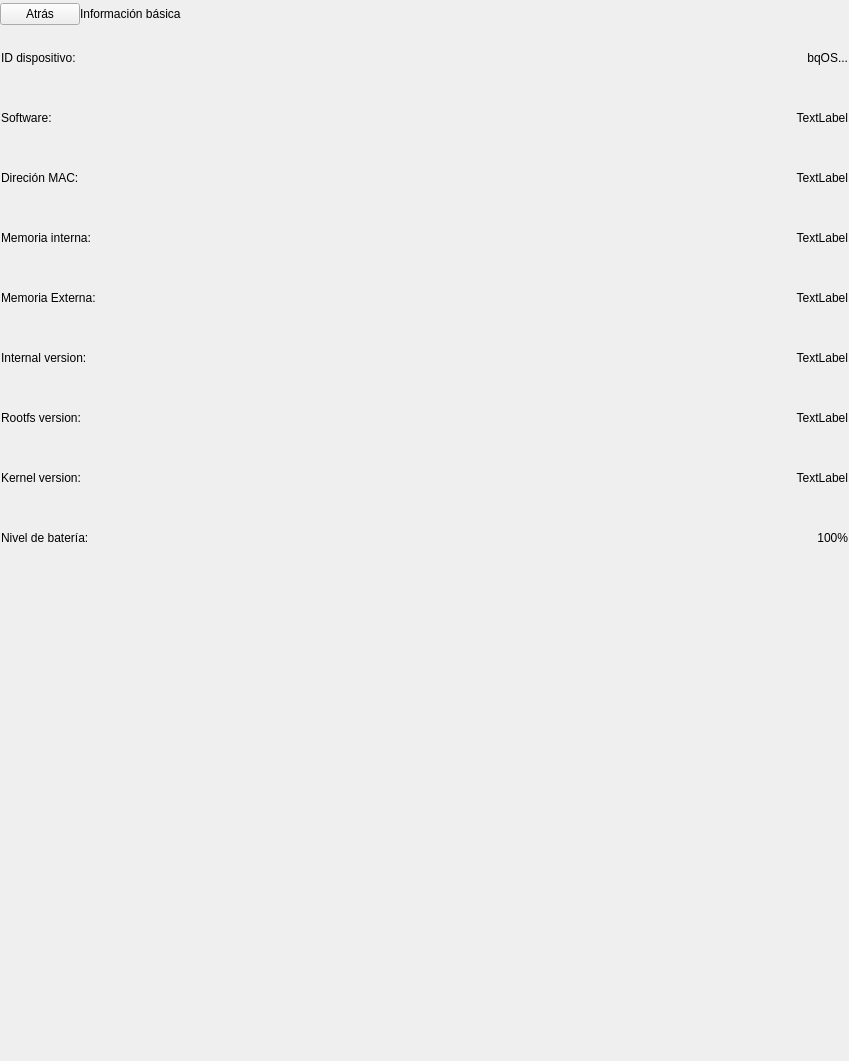
<?xml version="1.0" encoding="UTF-8"?>
<ui version="4.0">
 <class>SettingsTechnicalInfo</class>
 <widget class="QWidget" name="SettingsTechnicalInfo">
  <property name="geometry">
   <rect>
    <x>0</x>
    <y>0</y>
    <width>849</width>
    <height>1061</height>
   </rect>
  </property>
  <property name="sizePolicy">
   <sizepolicy hsizetype="Expanding" vsizetype="Expanding">
    <horstretch>0</horstretch>
    <verstretch>0</verstretch>
   </sizepolicy>
  </property>
  <property name="minimumSize">
   <size>
    <width>0</width>
    <height>0</height>
   </size>
  </property>
  <property name="maximumSize">
   <size>
    <width>849</width>
    <height>1061</height>
   </size>
  </property>
  <property name="windowTitle">
   <string>Form</string>
  </property>
  <property name="styleSheet">
   <string notr="true" />
  </property>
  <layout class="QVBoxLayout" name="verticalLayout">
   <property name="spacing">
    <number>0</number>
   </property>
   <property name="margin">
    <number>0</number>
   </property>
   <item>
    <widget class="QWidget" name="settingsSectionHeader" native="true">
     <layout class="QHBoxLayout" name="horizontalLayout_8">
      <property name="spacing">
       <number>0</number>
      </property>
      <property name="margin">
       <number>0</number>
      </property>
      <item>
       <widget class="SilentQPushButton" name="backBtn">
        <property name="focusPolicy">
         <enum>Qt::NoFocus</enum>
        </property>
        <property name="text">
         <string>Atr&#225;s</string>
        </property>
       </widget>
      </item>
      <item>
       <widget class="QLabel" name="sectionTitleLbl">
        <property name="minimumSize">
         <size>
          <width>0</width>
          <height>0</height>
         </size>
        </property>
        <property name="maximumSize">
         <size>
          <width>16777215</width>
          <height>14142</height>
         </size>
        </property>
        <property name="text">
         <string>Informaci&#243;n b&#225;sica</string>
        </property>
       </widget>
      </item>
      <item>
       <spacer name="horizontalSpacer">
        <property name="orientation">
         <enum>Qt::Horizontal</enum>
        </property>
        <property name="sizeHint" stdset="0">
         <size>
          <width>57</width>
          <height>28</height>
         </size>
        </property>
       </spacer>
      </item>
     </layout>
    </widget>
   </item>
   <item>
    <widget class="QFrame" name="settingsMarginTop">
     <property name="frameShape">
      <enum>QFrame::StyledPanel</enum>
     </property>
     <property name="frameShadow">
      <enum>QFrame::Raised</enum>
     </property>
    </widget>
   </item>
   <item>
    <widget class="QWidget" name="settingsMenuListCont" native="true">
     <property name="sizePolicy">
      <sizepolicy hsizetype="Minimum" vsizetype="Expanding">
       <horstretch>0</horstretch>
       <verstretch>0</verstretch>
      </sizepolicy>
     </property>
     <property name="styleSheet">
      <string notr="true" />
     </property>
     <layout class="QVBoxLayout" name="verticalLayout_3">
      <property name="spacing">
       <number>0</number>
      </property>
      <property name="leftMargin">
       <number>1</number>
      </property>
      <property name="topMargin">
       <number>0</number>
      </property>
      <property name="rightMargin">
       <number>1</number>
      </property>
      <property name="bottomMargin">
       <number>1</number>
      </property>
      <item>
       <widget class="QWidget" name="widget" native="true">
        <layout class="QHBoxLayout" name="horizontalLayout_9">
         <property name="spacing">
          <number>0</number>
         </property>
         <property name="margin">
          <number>0</number>
         </property>
         <item>
          <widget class="QLabel" name="idDeviceLbl">
           <property name="minimumSize">
            <size>
             <width>228</width>
             <height>60</height>
            </size>
           </property>
           <property name="maximumSize">
            <size>
             <width>322</width>
             <height>85</height>
            </size>
           </property>
           <property name="text">
            <string>ID dispositivo:</string>
           </property>
           <property name="alignment">
            <set>Qt::AlignLeading|Qt::AlignLeft|Qt::AlignVCenter</set>
           </property>
          </widget>
         </item>
         <item>
          <widget class="QLabel" name="idDeviceValLbl">
           <property name="minimumSize">
            <size>
             <width>250</width>
             <height>60</height>
            </size>
           </property>
           <property name="maximumSize">
            <size>
             <width>14142</width>
             <height>85</height>
            </size>
           </property>
           <property name="text">
            <string>bqOS...</string>
           </property>
           <property name="alignment">
            <set>Qt::AlignRight|Qt::AlignTrailing|Qt::AlignVCenter</set>
           </property>
          </widget>
         </item>
        </layout>
       </widget>
      </item>
      <item>
       <widget class="QWidget" name="widget" native="true">
        <layout class="QHBoxLayout" name="horizontalLayout_4">
         <property name="spacing">
          <number>0</number>
         </property>
         <property name="margin">
          <number>0</number>
         </property>
         <item>
          <widget class="QLabel" name="softwareLbl">
           <property name="minimumSize">
            <size>
             <width>228</width>
             <height>60</height>
            </size>
           </property>
           <property name="maximumSize">
            <size>
             <width>322</width>
             <height>85</height>
            </size>
           </property>
           <property name="text">
            <string>Software:</string>
           </property>
           <property name="alignment">
            <set>Qt::AlignLeading|Qt::AlignLeft|Qt::AlignVCenter</set>
           </property>
          </widget>
         </item>
         <item>
          <widget class="QLabel" name="softwareValLbl">
           <property name="minimumSize">
            <size>
             <width>250</width>
             <height>60</height>
            </size>
           </property>
           <property name="maximumSize">
            <size>
             <width>14142</width>
             <height>85</height>
            </size>
           </property>
           <property name="text">
            <string>TextLabel</string>
           </property>
           <property name="alignment">
            <set>Qt::AlignRight|Qt::AlignTrailing|Qt::AlignVCenter</set>
           </property>
          </widget>
         </item>
        </layout>
       </widget>
      </item>
      <item>
       <widget class="QWidget" name="widget" native="true">
        <layout class="QHBoxLayout" name="horizontalLayout_3">
         <property name="spacing">
          <number>0</number>
         </property>
         <property name="margin">
          <number>0</number>
         </property>
         <item>
          <widget class="QLabel" name="MACadressLbl">
           <property name="minimumSize">
            <size>
             <width>228</width>
             <height>60</height>
            </size>
           </property>
           <property name="maximumSize">
            <size>
             <width>322</width>
             <height>85</height>
            </size>
           </property>
           <property name="text">
            <string>Direci&#243;n MAC:</string>
           </property>
           <property name="alignment">
            <set>Qt::AlignLeading|Qt::AlignLeft|Qt::AlignVCenter</set>
           </property>
          </widget>
         </item>
         <item>
          <widget class="QLabel" name="MACaddressValLbl">
           <property name="minimumSize">
            <size>
             <width>250</width>
             <height>60</height>
            </size>
           </property>
           <property name="maximumSize">
            <size>
             <width>14142</width>
             <height>85</height>
            </size>
           </property>
           <property name="text">
            <string>TextLabel</string>
           </property>
           <property name="alignment">
            <set>Qt::AlignRight|Qt::AlignTrailing|Qt::AlignVCenter</set>
           </property>
          </widget>
         </item>
        </layout>
       </widget>
      </item>
      <item>
       <widget class="QWidget" name="widget" native="true">
        <layout class="QHBoxLayout" name="horizontalLayout_5">
         <property name="spacing">
          <number>0</number>
         </property>
         <property name="margin">
          <number>0</number>
         </property>
         <item>
          <widget class="QLabel" name="internalMemLbl">
           <property name="minimumSize">
            <size>
             <width>228</width>
             <height>60</height>
            </size>
           </property>
           <property name="maximumSize">
            <size>
             <width>322</width>
             <height>85</height>
            </size>
           </property>
           <property name="text">
            <string>Memoria interna:</string>
           </property>
           <property name="alignment">
            <set>Qt::AlignLeading|Qt::AlignLeft|Qt::AlignVCenter</set>
           </property>
          </widget>
         </item>
         <item>
          <widget class="QLabel" name="internalMemValLbl">
           <property name="minimumSize">
            <size>
             <width>250</width>
             <height>60</height>
            </size>
           </property>
           <property name="maximumSize">
            <size>
             <width>14142</width>
             <height>85</height>
            </size>
           </property>
           <property name="text">
            <string>TextLabel</string>
           </property>
           <property name="alignment">
            <set>Qt::AlignRight|Qt::AlignTrailing|Qt::AlignVCenter</set>
           </property>
          </widget>
         </item>
        </layout>
       </widget>
      </item>
      <item>
       <widget class="QWidget" name="widget" native="true">
        <layout class="QHBoxLayout" name="horizontalLayout_6">
         <property name="spacing">
          <number>0</number>
         </property>
         <property name="margin">
          <number>0</number>
         </property>
         <item>
          <widget class="QLabel" name="externalMemLbl">
           <property name="minimumSize">
            <size>
             <width>228</width>
             <height>60</height>
            </size>
           </property>
           <property name="maximumSize">
            <size>
             <width>322</width>
             <height>85</height>
            </size>
           </property>
           <property name="text">
            <string>Memoria Externa:</string>
           </property>
           <property name="alignment">
            <set>Qt::AlignLeading|Qt::AlignLeft|Qt::AlignVCenter</set>
           </property>
          </widget>
         </item>
         <item>
          <widget class="QLabel" name="externalMemValLbl">
           <property name="minimumSize">
            <size>
             <width>250</width>
             <height>60</height>
            </size>
           </property>
           <property name="maximumSize">
            <size>
             <width>14142</width>
             <height>85</height>
            </size>
           </property>
           <property name="text">
            <string>TextLabel</string>
           </property>
           <property name="alignment">
            <set>Qt::AlignRight|Qt::AlignTrailing|Qt::AlignVCenter</set>
           </property>
          </widget>
         </item>
        </layout>
       </widget>
      </item>
      <item>
       <widget class="QWidget" name="widget" native="true">
        <layout class="QHBoxLayout" name="horizontalLayout_14">
         <property name="spacing">
          <number>0</number>
         </property>
         <property name="margin">
          <number>0</number>
         </property>
         <item>
          <widget class="QLabel" name="internalVersionLbl">
           <property name="sizePolicy">
            <sizepolicy hsizetype="Fixed" vsizetype="Preferred">
             <horstretch>0</horstretch>
             <verstretch>0</verstretch>
            </sizepolicy>
           </property>
           <property name="minimumSize">
            <size>
             <width>184</width>
             <height>60</height>
            </size>
           </property>
           <property name="maximumSize">
            <size>
             <width>260</width>
             <height>85</height>
            </size>
           </property>
           <property name="text">
            <string>Internal version:</string>
           </property>
           <property name="alignment">
            <set>Qt::AlignLeading|Qt::AlignLeft|Qt::AlignVCenter</set>
           </property>
          </widget>
         </item>
         <item>
          <widget class="QLabel" name="internalVersionValLbl">
           <property name="minimumSize">
            <size>
             <width>250</width>
             <height>60</height>
            </size>
           </property>
           <property name="maximumSize">
            <size>
             <width>14142</width>
             <height>85</height>
            </size>
           </property>
           <property name="text">
            <string>TextLabel</string>
           </property>
           <property name="alignment">
            <set>Qt::AlignRight|Qt::AlignTrailing|Qt::AlignVCenter</set>
           </property>
          </widget>
         </item>
        </layout>
       </widget>
      </item>
      <item>
       <widget class="QWidget" name="widget" native="true">
        <layout class="QHBoxLayout" name="horizontalLayout_17">
         <property name="spacing">
          <number>0</number>
         </property>
         <property name="margin">
          <number>0</number>
         </property>
         <item>
          <widget class="QLabel" name="rootFsLbl">
           <property name="minimumSize">
            <size>
             <width>228</width>
             <height>60</height>
            </size>
           </property>
           <property name="maximumSize">
            <size>
             <width>322</width>
             <height>85</height>
            </size>
           </property>
           <property name="text">
            <string>Rootfs version:</string>
           </property>
           <property name="alignment">
            <set>Qt::AlignLeading|Qt::AlignLeft|Qt::AlignVCenter</set>
           </property>
          </widget>
         </item>
         <item>
          <widget class="QLabel" name="rootFsValLbl">
           <property name="minimumSize">
            <size>
             <width>250</width>
             <height>60</height>
            </size>
           </property>
           <property name="maximumSize">
            <size>
             <width>14142</width>
             <height>85</height>
            </size>
           </property>
           <property name="text">
            <string>TextLabel</string>
           </property>
           <property name="alignment">
            <set>Qt::AlignRight|Qt::AlignTrailing|Qt::AlignVCenter</set>
           </property>
          </widget>
         </item>
        </layout>
       </widget>
      </item>
      <item>
       <widget class="QWidget" name="widget" native="true">
        <layout class="QHBoxLayout" name="horizontalLayout_13">
         <property name="spacing">
          <number>0</number>
         </property>
         <property name="margin">
          <number>0</number>
         </property>
         <item>
          <widget class="QLabel" name="kernelVersionLbl">
           <property name="minimumSize">
            <size>
             <width>228</width>
             <height>60</height>
            </size>
           </property>
           <property name="maximumSize">
            <size>
             <width>322</width>
             <height>85</height>
            </size>
           </property>
           <property name="text">
            <string>Kernel version:</string>
           </property>
           <property name="alignment">
            <set>Qt::AlignLeading|Qt::AlignLeft|Qt::AlignVCenter</set>
           </property>
          </widget>
         </item>
         <item>
          <widget class="QLabel" name="kernelVersionVaLbl">
           <property name="sizePolicy">
            <sizepolicy hsizetype="Preferred" vsizetype="Expanding">
             <horstretch>0</horstretch>
             <verstretch>0</verstretch>
            </sizepolicy>
           </property>
           <property name="minimumSize">
            <size>
             <width>250</width>
             <height>60</height>
            </size>
           </property>
           <property name="maximumSize">
            <size>
             <width>14142</width>
             <height>85</height>
            </size>
           </property>
           <property name="text">
            <string>TextLabel</string>
           </property>
           <property name="alignment">
            <set>Qt::AlignRight|Qt::AlignTrailing|Qt::AlignVCenter</set>
           </property>
          </widget>
         </item>
        </layout>
       </widget>
      </item>
      <item>
       <widget class="QWidget" name="widgetCont" native="true">
        <layout class="QHBoxLayout" name="horizontalLayout_11">
         <property name="spacing">
          <number>0</number>
         </property>
         <property name="margin">
          <number>0</number>
         </property>
         <item>
          <widget class="QLabel" name="bateryLbl">
           <property name="minimumSize">
            <size>
             <width>228</width>
             <height>60</height>
            </size>
           </property>
           <property name="maximumSize">
            <size>
             <width>322</width>
             <height>85</height>
            </size>
           </property>
           <property name="text">
            <string>Nivel de bater&#237;a:</string>
           </property>
           <property name="alignment">
            <set>Qt::AlignLeading|Qt::AlignLeft|Qt::AlignVCenter</set>
           </property>
          </widget>
         </item>
         <item>
          <widget class="QLabel" name="batteryValLbl">
           <property name="minimumSize">
            <size>
             <width>250</width>
             <height>60</height>
            </size>
           </property>
           <property name="maximumSize">
            <size>
             <width>14142</width>
             <height>85</height>
            </size>
           </property>
           <property name="text">
            <string>100%</string>
           </property>
           <property name="alignment">
            <set>Qt::AlignRight|Qt::AlignTrailing|Qt::AlignVCenter</set>
           </property>
          </widget>
         </item>
        </layout>
       </widget>
      </item>
     </layout>
    </widget>
   </item>
   <item>
    <spacer name="verticalBottomSection">
     <property name="orientation">
      <enum>Qt::Vertical</enum>
     </property>
     <property name="sizeType">
      <enum>QSizePolicy::Expanding</enum>
     </property>
     <property name="sizeHint" stdset="0">
      <size>
       <width>28</width>
       <height>57</height>
      </size>
     </property>
    </spacer>
   </item>
  </layout>
 </widget>
 <customwidgets>
  <customwidget>
   <class>SilentQPushButton</class>
   <extends>QPushButton</extends>
   <header>SilentQPushButton.h</header>
  </customwidget>
 </customwidgets>
 <resources />
 <connections />
</ui>
